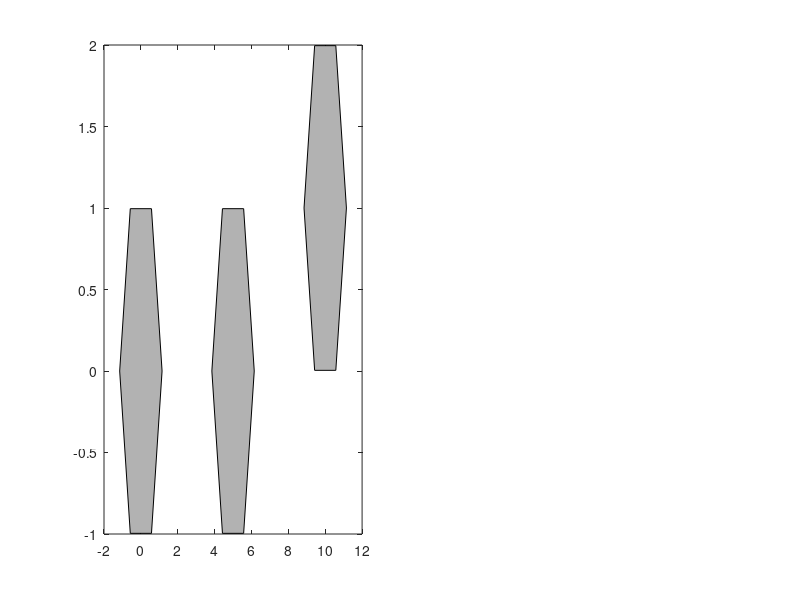

Here is the MATLAB script that generated this plot: (Note: this script raises an error after producing the figure.)
close all;
L1 = 5; L2 = 2; L3 = 6; L4 = 4; L5 = 6; L6 = 4; L7 = 5; L8 = 1;
t = linspace(0,2*pi,7); brown = [206,179,140]/255;
subplot(3,2,[1,3,5]);
fill(1.15*cos(t), 1.15*sin(t), 0.7*[1,1,1]); hold on;
fill(L1+1.15*cos(t), 1.15*sin(t), 0.7*[1,1,1]); 
fill((L1 + L7)+1.15*cos(t), L8+1.15*sin(t), 0.7*[1,1,1]);
xline(0); yline(0); axis equal
t4 = acos(((L2+L3)^2 - L1^2 - L4^2)/(2*L1*L4));
t2 = asin(sin(t4*L4/(L2+L3)));
t3 = atan2(L4*sin(t4) - L2*sin(t2), L1 + L4*cos(t4)-L2*cos(t2));
theta2 = t2 + linspace(0,2*pi,101);
theta4 = t4 + 0*theta2; theta3 = t3 + 0*theta2;
x5 = L2*cos(t2) + (2/3)*((L1 + L4*cos(t4)) - L2*cos(t2));
y5 = L2*sin(t2) + (2/3)*(L4*sin(t4) - L2*sin(t2));
f = @(T) [x5+L5*cos(T(1))-(L1+L7+0.9*L6*cos(T(2)))
          y5+L5*sin(T(1))-(L8+0.9*L6*sin(T(2)))];
t56 = fsolve(f, [1.5*pi; 1.5*pi]);
theta5 = t56(1) + 0*theta2;
theta6 = t56(2) + 0*theta2;
for i = 2:101
    t2 = theta2(i); t4 = theta4(i); t5 = theta5(i); t6 = theta6(i);
    f = @(t) (L2*cos(t2)-(L1 + L4*cos(t)))^2 + (L2*sin(t2)-L4*sin(t))^2 - L3^2;
    t4 = fzero(f, t4); theta4(i) = t4;
    t3 = atan2(L4*sin(t4) - L2*sin(t2), L1 + L4*cos(t4)-L2*cos(t2));
    theta3(i) = t3;
    x5 = L2*cos(t2) + (2/3)*((L1 + L4*cos(t4)) - L2*cos(t2));
    y5 = L2*sin(t2) + (2/3)*(L4*sin(t4) - L2*sin(t2));
    f = @(T) [x5+L5*cos(T(1))-(L1+L7+0.9*L6*cos(T(2)))
              y5+L5*sin(T(1))-(L8+0.9*L6*sin(T(2)))];
    t56 = fsolve(f, [t5; t6]); t5 = t56(1); t6 = t56(2);
    theta5(i) = t5; theta6(i) = t6;
end
t2 = theta2(1); t3 = theta3(1); t4 = theta4(1); t5 = theta5(1); t6 = theta6(1);
ax = gca;
Hg2 = hgtransform('Parent',ax); 
Bar2 = BarMaker(L2, 'g', Hg2, 0); Bar2.Rotate(t2);
Hg_4 = hgtransform('Parent',ax); Hg4 = hgtransform('Parent',Hg_4); 
set(Hg_4,'Matrix', makehgtform('translate',[L1, 0, 0]));
Bar4 = BarMaker(L4, 'g', Hg4, 0);  Bar4.Rotate(t4);
Hg_3 = hgtransform('Parent',ax); Hg3 = hgtransform('Parent',Hg_3); 
x3 = L2*cos(t2); y3 = L2*sin(t2);
set(Hg_3,'Matrix', makehgtform('translate',[x3, y3, 0]));
Bar3 = BarMaker(L3, 'b', Hg3, [0,0.45]); Bar3.Rotate(t3);
x5 = L2*cos(t2) + (2/3)*((L1 + L4*cos(t4)) - L2*cos(t2));
y5 = L2*sin(t2) + (2/3)*(L4*sin(t4) - L2*sin(t2));
Hg_6 = hgtransform('Parent',ax); Hg6 = hgtransform('Parent',Hg_6); 
set(Hg_6,'Matrix', makehgtform('translate',[L1 + L7, L8, 0]));
Bar6 = BarMaker2(L6, 'r', Hg6, 0); Bar6.Rotate(t6);
Hg_5 = hgtransform('Parent',ax); Hg5 = hgtransform('Parent',Hg_5); 
set(Hg_5,'Matrix', makehgtform('translate',[x5, y5, 0]));
Bar5 = BarMaker(L5, brown, Hg5, 0.3); Bar5.Rotate(t5);
axis([-2.6,11.4,-5,5])
w2 = 30*2*pi/60; dt = 2*pi/100/w2;
subplot(3,2,2)
Bar2Ang = plot(0, nan, LineWidth=2); hold on;
Bar3Ang = plot(0, nan, LineWidth=2); Bar4Ang = plot(0, nan, LineWidth=2);
Bar5Ang = plot(0, nan, LineWidth=2); Bar6Ang = plot(0, nan, LineWidth=2);
%legend('Angle2', 'Angle3', 'Angle4', 'Angle5', 'Angle6', 'Location','northeastoutside');
axis([0,10,0,7])
subplot(3,2,4)
Bar2Vel = plot(0, nan, LineWidth=2); hold on;
Bar3Vel = plot(0, nan, LineWidth=2); Bar4Vel = plot(0, nan, LineWidth=2);
Bar5Vel = plot(0, nan, LineWidth=2); Bar6Vel = plot(0, nan, LineWidth=2);
%legend('Omega2', 'Omega3', 'Omega4', 'Omega5', 'Omega6', 'Location','northeastoutside');
axis([0,10,-4,4])
subplot(3,2,6)
Bar2Acc = plot(0, nan, LineWidth=2); hold on;
Bar3Acc = plot(0, nan, LineWidth=2); Bar4Acc = plot(0, nan, LineWidth=2);
Bar5Acc = plot(0, nan, LineWidth=2); Bar6Acc = plot(0, nan, LineWidth=2);
%legend('Alpha2', 'Alpha3', 'Alpha4', 'Alpha5', 'Alpha6', 'Location','northeastoutside');
axis([0,10,-30,30])
t = 0;
for i = 2:10000
    t = t + dt;
    j = mod(i-1, 101)+1; jm1 = mod(i-2, 101)+1; jp1 = mod(i, 101)+1;
    t2 = theta2(j); t3 = theta3(j); t4 = theta4(j); t5 = theta5(j); 
    t6 = theta6(j); Bar2.Rotate(t2);  Bar4.Rotate(t4);
    x3 = L2*cos(t2); y3 = L2*sin(t2);
    set(Hg_3,'Matrix', makehgtform('translate',[x3, y3, 0]));
    Bar3.Rotate(t3);
    x5 = L2*cos(t2) + (2/3)*((L1 + L4*cos(t4)) - L2*cos(t2));
    y5 = L2*sin(t2) + (2/3)*(L4*sin(t4) - L2*sin(t2));
    set(Hg_5,'Matrix', makehgtform('translate',[x5, y5, 0]));
    Bar5.Rotate(t5); Bar6.Rotate(t6);
    estimator(Bar2Ang, Bar2Vel, Bar2Acc, theta2, jm1, j, jp1, dt, t);
    estimator(Bar3Ang, Bar3Vel, Bar3Acc, theta3, jm1, j, jp1, dt, t);
    estimator(Bar4Ang, Bar4Vel, Bar4Acc, theta4, jm1, j, jp1, dt, t);
    estimator(Bar5Ang, Bar5Vel, Bar5Acc, theta5, jm1, j, jp1, dt, t);
    estimator(Bar6Ang, Bar6Vel, Bar6Acc, theta6, jm1, j, jp1, dt, t);
    drawnow
end

function estimator(Ang, Vel, Acc, theta, jm1, j, jp1, dt, t)
    ang = theta(j); 
    vel = 0.5/dt*(theta(jp1) - theta(jm1));
    acc = (theta(jp1) - 2*theta(j) + theta(jm1))/dt^2;
    Ang.XData = dt + Ang.XData;
    Vel.XData = dt + Vel.XData; 
    Acc.XData = dt + Acc.XData; 
    Ang.YData = [ang, Ang.YData]; Ang.XData = [0, Ang.XData];
    Vel.YData = [vel, Vel.YData]; Vel.XData = [0, Vel.XData];
    Acc.YData = [acc, Acc.YData]; Acc.XData = [0, Acc.XData];
end

function Bar = BarMaker(L, clr, Hg, F)
    t1 = pi/2 + linspace(0, pi, 21); t2 = t1+pi; 
    Xl = [0.5*cos(t1), L + 0.5*cos(t2)];
    Yl = [0.5*sin(t1), 0.5*sin(t2)];
    X = Xl; Y = Yl;
    Xl = [Xl,Xl(1)]; Yl = [Yl,Yl(1)]; 
    if(nargin == 4)
        for n = 1:numel(F)
            f = F(n);
            X = [X, f*L, f*L + 0.3*cos([t1,t2]), f*L];
            Y = [Y, 0.5, 0.3*sin([t1,t2]), 0.5];
            Xl = [Xl, nan, f*L + 0.3*cos([t1,t2])];
            Yl = [Yl, nan, 0.3*sin([t1,t2])];
        end
    end
    Bar.line = plot(Xl, Yl, 'k');
    Bar.fill = fill(X, Y, clr, 'EdgeColor','none');
    set(Bar.fill,'Parent', Hg); set(Bar.line,'Parent', Hg);
    Bar.Rotate = @(theta) set(Hg,'Matrix', makehgtform('zrotate',theta));
end

function Bar = BarMaker2(L, clr, Hg, F)
    t1 = pi/2 + linspace(0, pi, 21); t2 = t1+pi; 
    Xl = [0.5*cos(t1), L + 0.5*cos(t2(1)), L + cos(t2), L + 0.5*cos(t2(end))];
    Yl = [0.5*sin(t1), 0.5*sin(t2(1)),     sin(t2),     0.5*sin(t2(end))];
    X = Xl; Y = Yl;
    Xl = [Xl,Xl(1)]; Yl = [Yl,Yl(1)]; 
    if(nargin == 4)
        for n = 1:numel(F)
            f = F(n);
            X = [X, f*L, f*L + 0.3*cos([t1,t2]), f*L];
            Y = [Y, 0.5, 0.3*sin([t1,t2]), 0.5];
            Xl = [Xl, nan, f*L + 0.3*cos([t1,t2])];
            Yl = [Yl, nan, 0.3*sin([t1,t2])];
        end
    end
    Bar.line = plot(Xl, Yl, 'k');
    Bar.fill = fill(X, Y, clr, 'EdgeColor','none');
    set(Bar.fill,'Parent', Hg); set(Bar.line,'Parent', Hg);
    Bar.Rotate = @(theta) set(Hg,'Matrix', makehgtform('zrotate',theta));
end